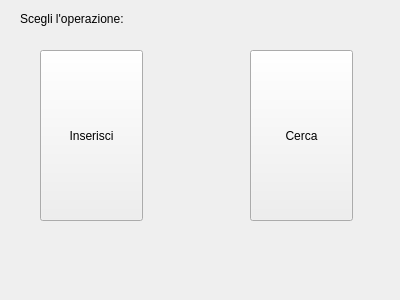
<?xml version="1.0" encoding="UTF-8"?>
<ui version="4.0">
 <class>VistaFumetti</class>
 <widget class="QWidget" name="VistaOperazioniFumetti">
  <property name="geometry">
   <rect>
    <x>0</x>
    <y>0</y>
    <width>400</width>
    <height>300</height>
   </rect>
  </property>
  <property name="windowTitle">
   <string>Operazioni Fumetto</string>
  </property>
  <widget class="QPushButton" name="go_inserisci_fumetti">
   <property name="geometry">
    <rect>
     <x>40</x>
     <y>50</y>
     <width>103</width>
     <height>171</height>
    </rect>
   </property>
   <property name="text">
    <string>Inserisci</string>
   </property>
  </widget>
  <widget class="QPushButton" name="go_cerca_fumetti">
   <property name="geometry">
    <rect>
     <x>250</x>
     <y>50</y>
     <width>103</width>
     <height>171</height>
    </rect>
   </property>
   <property name="text">
    <string>Cerca</string>
   </property>
  </widget>
  <widget class="QLabel" name="label">
   <property name="geometry">
    <rect>
     <x>20</x>
     <y>10</y>
     <width>361</width>
     <height>18</height>
    </rect>
   </property>
   <property name="text">
    <string>Scegli l'operazione:</string>
   </property>
  </widget>
 </widget>
 <resources/>
 <connections/>
</ui>
